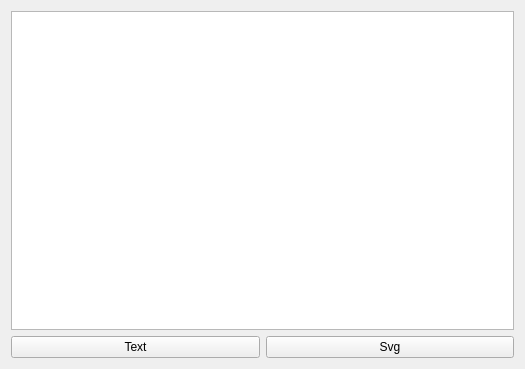
<?xml version="1.0" encoding="UTF-8"?>
<ui version="4.0">
 <class>Widget</class>
 <widget class="QWidget" name="Widget">
  <property name="geometry">
   <rect>
    <x>0</x>
    <y>0</y>
    <width>525</width>
    <height>369</height>
   </rect>
  </property>
  <property name="windowTitle">
   <string>Widget</string>
  </property>
  <layout class="QVBoxLayout" name="verticalLayout">
   <item>
    <widget class="QTextEdit" name="textEdit"/>
   </item>
   <item>
    <layout class="QHBoxLayout" name="horizontalLayout">
     <item>
      <widget class="QPushButton" name="Text">
       <property name="text">
        <string>Text</string>
       </property>
      </widget>
     </item>
     <item>
      <widget class="QPushButton" name="Svg">
       <property name="text">
        <string>Svg</string>
       </property>
      </widget>
     </item>
    </layout>
   </item>
  </layout>
 </widget>
 <layoutdefault spacing="6" margin="11"/>
 <resources/>
 <connections/>
</ui>
